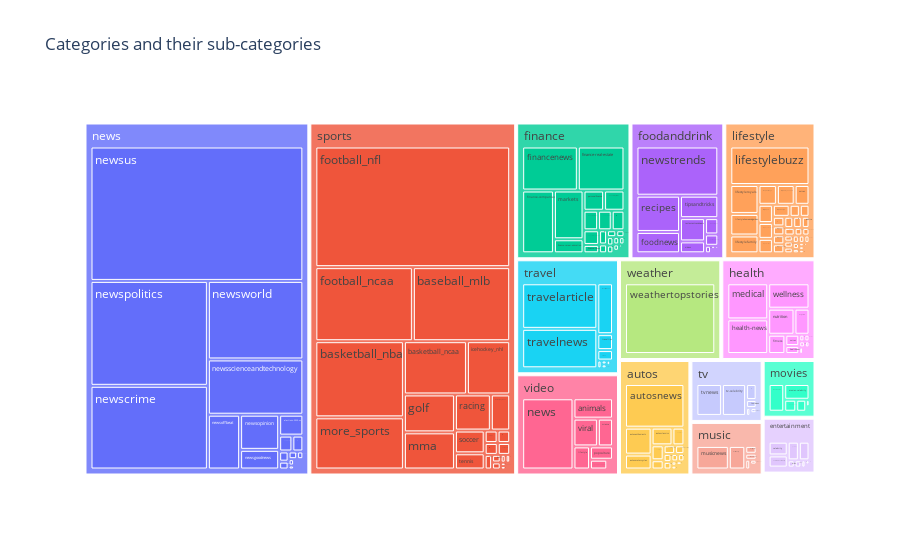

Here is the notebook cell this chart was saved with:
### Markdown cell above
## Starting with news
As noticeable above, there are columns for categories and subcategories. As these categories will be utilized to improve recommendations we will start our analysis of the news dataset by taking a quick peak at how many categories there may be, and what sorts of sub-categories we'll find in each via a treemap.

### Code cell
fig = eda_modules.plot_sub_categories(news)
fig.show()

### Figure 1 — Plotly figure (JSON) as saved in the notebook; plotly's stock layout.template omitted (floating-point values rounded to 4 significant figures; data arrays with more than 128 entries replaced by an {"elided": "..."} marker saying what was removed)
{"data": [{"branchvalues": "total", "domain": {"x": [0, 1], "y": [0, 1]}, "hovertemplate": "labels=%{label}<br>number_of_articles=%{value}<br>parent=%{parent}<br>id=%{id}<extra></extra>", "ids": {"elided": "300 str values"}, "labels": {"elided": "300 str values"}, "name": "", "parents": {"elided": "300 str values"}, "type": "treemap", "values": {"elided": "300 int values"}}], "layout": {"legend": {"tracegroupgap": 0}, "title": {"text": "Categories and their sub-categories"}}}
